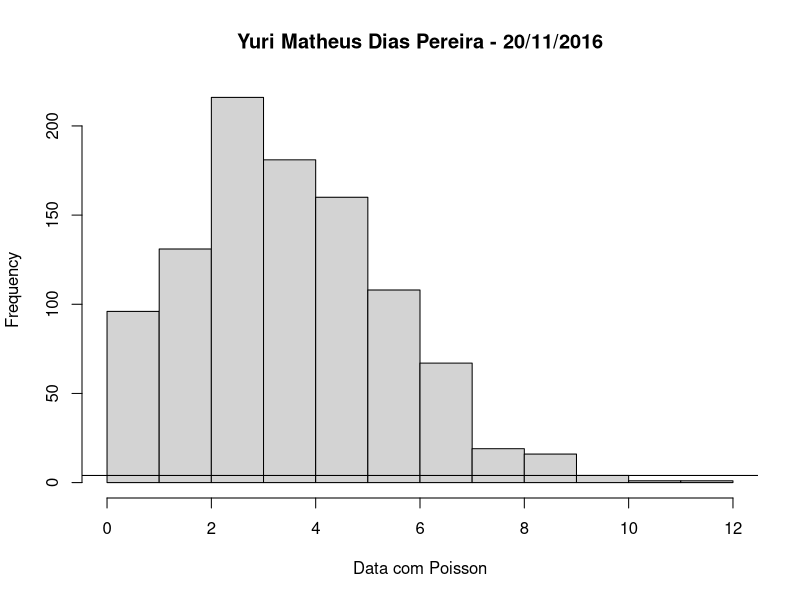
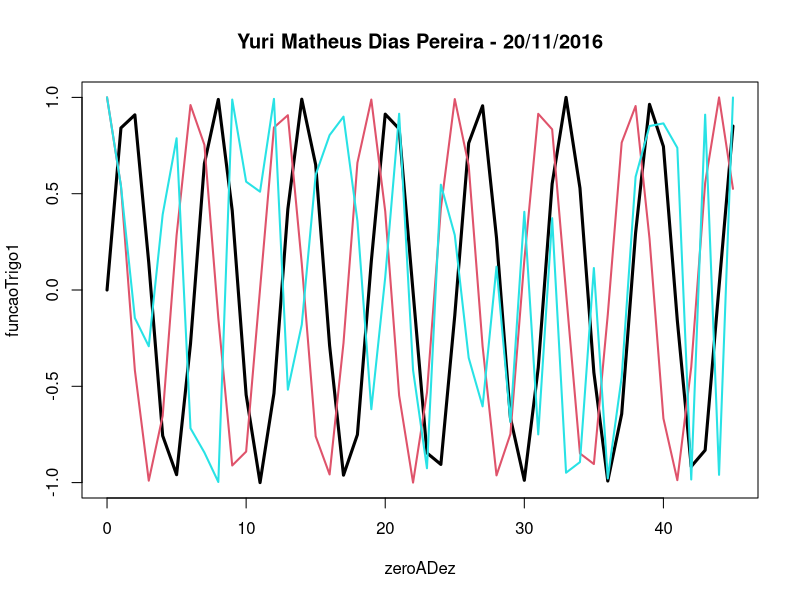

Source code (R) for these figures, in order:
# Ambient configuration
currentPwd <- getwd()
print(paste("Saving graphics to: ", currentPwd, sep = ""))
nameAndData <- "Yuri Matheus Dias Pereira - 20/11/2016"

# Data
dataUniform <- runif(1000)
dataRandomNorm <- rnorm(1000, 5, 1)
dataRandomPois <- rpois(1000, lambda = 4)

# Question 1
pdf("resultado_1.pdf")
par(mfrow = c(1, 1))
hist(dataRandomPois, xlab = "Data com Poisson", main = nameAndData)
abline(h = median(dataRandomPois))
dev.off()

# Question 2
pdf("resultado_2.pdf")
par(mfrow = c(1, 1))
zeroADez <- 0:45
funcaoTrigo1 <- sin(zeroADez)
funcaoTrigo2 <- cos(zeroADez)
funcaoTrigo3 <- cos(zeroADez ** 3)
plot(zeroADez, funcaoTrigo1, col=9, lwd=3, t='l', main = nameAndData)
points(zeroADez, funcaoTrigo2, col=2, t='l', lwd=2)
points(zeroADez, funcaoTrigo3, col=5, t='l', lwd=2)
#legend(x = 0.4, y = 35, legend = "Bogus")
dev.off()
